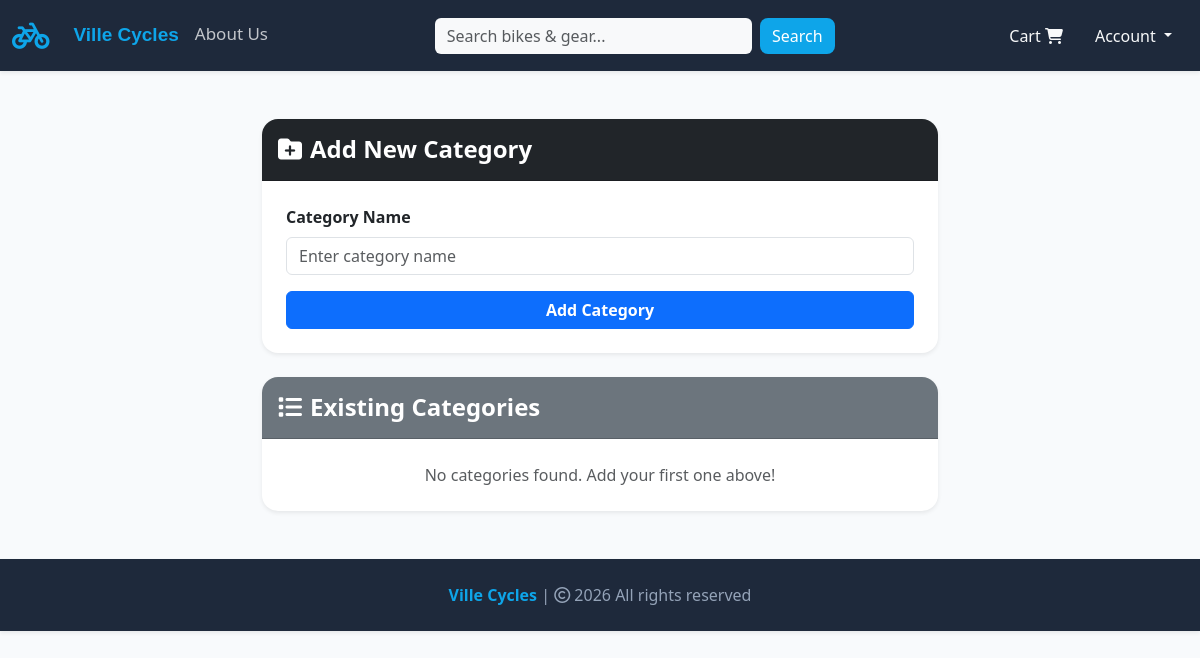
The app's page /categories (signed in), older data.
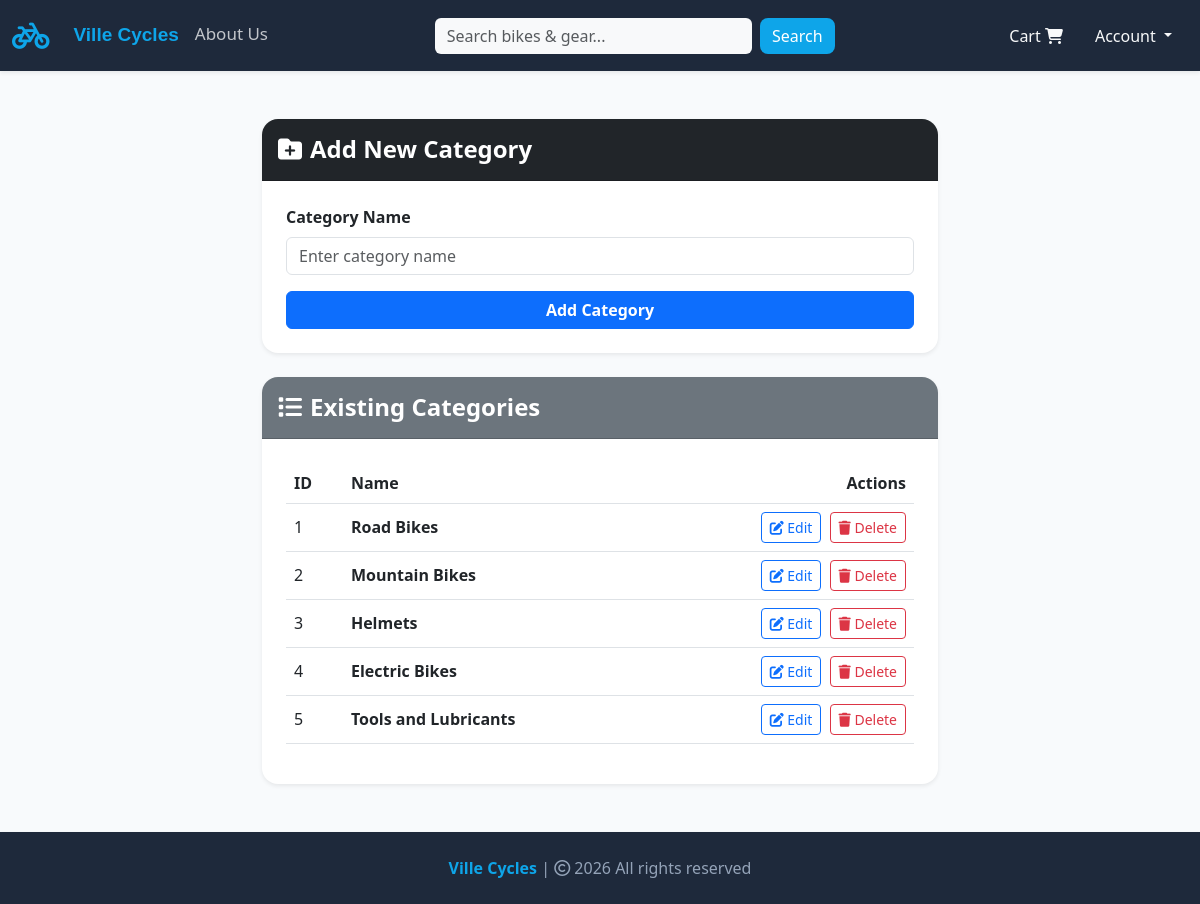
The same page, newer data.
### website/models.py (models this page shows, shortened)
class Category(db.Model):
    __tablename__ = "categories"
    id = db.Column(db.Integer, primary_key=True)
    name = db.Column(db.String(100), unique=True, nullable=False)
    products = db.relationship("Product", backref="category_rel", lazy=True)

### website/admin.py (the view, shortened to what this page needs)
@admin.route("/categories", methods=["GET", "POST"])
@login_required
def manage_categories():
    if current_user.id != 1:
        flash("Access denied.", "danger")
        return redirect(url_for("views.index"))
    categories = Category.query.all()
    return render_template("manage_categories.html", categories=categories)

### website/models.py (called while the page is built)
    @property
    def is_admin(self):
        return self.role == "admin"

### website/templates/manage_categories.html (shortened to what this page needs)
{% extends 'base.html' %}
{% block body %}
<div class="container my-5" style="max-width: 700px;">
    <div class="card shadow-sm border-0 rounded-4 mb-4">
        <div class="card-header bg-dark text-white p-3 rounded-top-4">
            <h4 class="mb-0 fw-bold"><i class="fa-solid fa-folder-plus me-2"></i>Add New Category</h4>
        </div>
        <div class="card-body p-4">
            <form action="" method="POST">
                <div class="mb-3">
                    <label class="form-label fw-semibold">Category Name</label>
                    <input type="text" name="name" class="form-control" placeholder="Enter category name" required>
                </div>
                <div class="d-grid">
                    <button type="submit" class="btn btn-primary fw-bold">Add Category</button>
                </div>
            </form>
        </div>
    </div>
    <div class="card shadow-sm border-0 rounded-4">
        <div class="card-header bg-secondary text-white p-3 rounded-top-4">
            <h4 class="mb-0 fw-bold"><i class="fa-solid fa-list me-2"></i>Existing Categories</h4>
        </div>
        <div class="card-body p-4">
            {% if categories %}
            <div class="table-responsive">
                <table class="table align-middle">
                    <thead>
                        <tr>
                            <th>ID</th>
                            <th>Name</th>
                            <th class="text-end">Actions</th>
                        </tr>
                    </thead>
                    <tbody>
                        {% for cat in categories %}
                        <tr>
                            <td>{{ cat.id }}</td>
                            <td class="fw-semibold">{{ cat.name }}</td>
                            <td class="text-end">
                                <button class="btn btn-sm btn-outline-primary me-1" data-bs-toggle="modal"
                                    data-bs-target="#editCategoryModal" data-id="{{ cat.id }}"
                                    data-name="{{ cat.name }}">
                                    <i class="fa-solid fa-pen-to-square"></i> Edit
                                </button>
                                <form action="{{ url_for('admin.delete_category', category_id=cat.id) }}" method="POST"
                                    class="d-inline"
                                    onsubmit="return confirm('Are you sure you want to delete this category?');">
                                    <button type="submit" class="btn btn-sm btn-outline-danger">
                                        <i class="fa-solid fa-trash"></i> Delete
                                    </button>
                                </form>
                            </td>
                        </tr>
                        {% endfor %}
                    </tbody>
                </table>
            </div>
            {% else %}
            <p class="text-muted text-center mb-0">No categories found. Add your first one above!</p>
            {% endif %}
        </div>
    </div>
</div>
{% endblock %}

Row changes from the older to the newer data that the page shows:
added Category: id "1", name "Road Bikes"
added Category: id "2", name "Mountain Bikes"
added Category: id "3", name "Helmets"
added Category: id "4", name "Electric Bikes"
added Category: id "5", name "Tools and Lubricants"
Text that changed along with them:
text no longer shown: "No categories found. Add your first one above!"
text now shown: "ID Name Actions"
